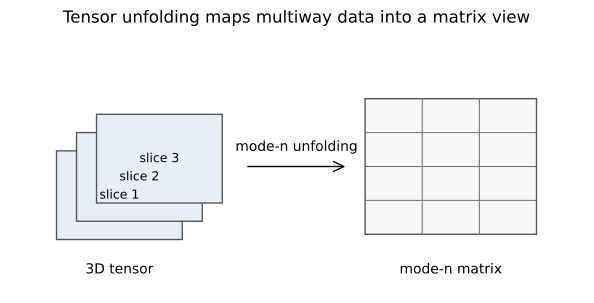

Here is the Python script that generated this plot:
from __future__ import annotations

import os
from pathlib import Path

os.environ.setdefault("MPLCONFIGDIR", str(Path(__file__).resolve().parent / ".matplotlib-cache"))

import matplotlib
matplotlib.use("Agg")
import matplotlib.pyplot as plt
from matplotlib.patches import FancyArrowPatch, Rectangle


def main() -> None:
    fig, axis = plt.subplots(figsize=(7.4, 3.4))
    axis.axis("off")
    axis.set_xlim(0, 10)
    axis.set_ylim(0, 5)

    offsets = [(0.8, 1.0), (1.15, 1.35), (1.5, 1.7)]
    for index, (x, y) in enumerate(offsets):
        axis.add_patch(Rectangle((x, y), 2.2, 1.7, facecolor="#e8eef7", edgecolor="#555555"))
        axis.text(x + 1.1, y + 0.85, f"slice {index + 1}", ha="center", va="center", fontsize=9)
    axis.text(1.9, 0.35, "3D tensor", ha="center", fontsize=10)

    axis.add_patch(FancyArrowPatch((4.1, 2.4), (5.9, 2.4), arrowstyle="->", mutation_scale=18))
    axis.text(5.0, 2.7, "mode-n unfolding", ha="center", fontsize=10)

    axis.add_patch(Rectangle((6.2, 1.1), 3.0, 2.6, facecolor="#f7f7f7", edgecolor="#555555"))
    for x in [7.2, 8.2]:
        axis.plot([x, x], [1.1, 3.7], color="#777777", linewidth=0.8)
    for y in [1.75, 2.4, 3.05]:
        axis.plot([6.2, 9.2], [y, y], color="#777777", linewidth=0.8)
    axis.text(7.7, 0.35, "mode-n matrix", ha="center", fontsize=10)
    axis.set_title("Tensor unfolding maps multiway data into a matrix view")
    fig.savefig(Path(__file__).with_suffix(".pdf"), bbox_inches="tight")



if __name__ == "__main__":
    main()
